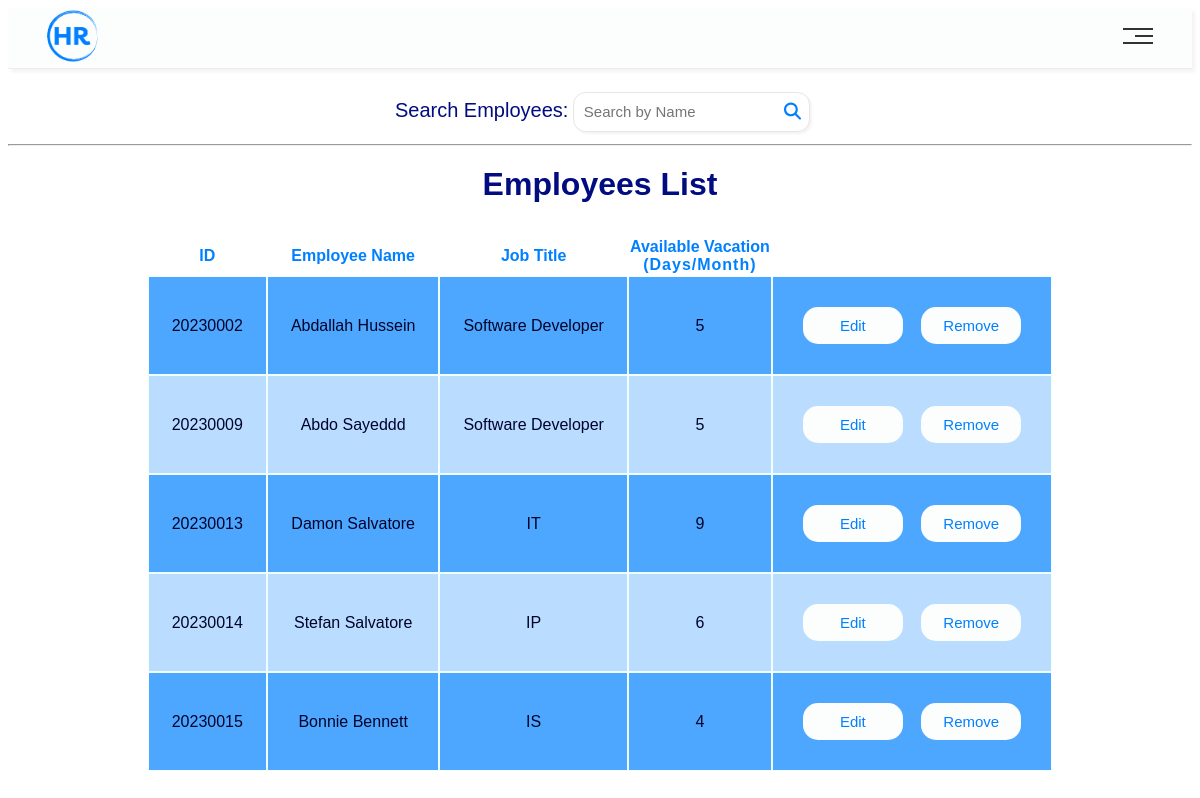
The page /ShowEmployees/ on the database its author committed.
### main/models.py (models this page shows, shortened)
class Employee(models.Model):
    ID = models.BigAutoField(primary_key=True, verbose_name='ID')
    userName = models.CharField(max_length=100)
    Email = models.CharField(max_length=255)
    phoneNum = models.IntegerField()
    address = models.CharField(max_length=255)
    birthDate = models.DateField()
    gender = models.CharField(max_length=10)
    jobTitle = models.CharField(max_length=64)
    maritalStatus = models.CharField(max_length=64)
    salary = models.IntegerField()
    vacationDays = models.IntegerField()

### main/views.py (the view)
# urls.py: path('ShowEmployees/', views.ShowEmployees, name='ShowEmployees'),
def ShowEmployees(request):
    context = {
        "Employees": Employee.objects.all()
    }
    return render(request, 'HRWebsite/Show Employees.html', context)

### main/templates/HRWebsite/Show Employees.html (shortened to what this page needs)
<!DOCTYPE html>
<html lang="en">
{% load static %}
<head>
    <link rel="stylesheet" href="{% static 'css/public.css' %}" />
    <link rel="stylesheet" href="{% static 'css/Navbar.css' %}" />
    <link rel="stylesheet" href="{% static 'css/Table.css' %}" />
    <link rel="stylesheet" href="https://use.fontawesome.com/releases/v5.15.3/css/all.css">
  </head>
  <body>
  {% include 'Navbar/HRNavBar.html' %}
  <section class="Conatiner">
    <form method="post">
      <label class="search">Search Employees: </label>
      <input class="srchfield" type="search" name="Search" placeholder="Search by Name" />
      <hr>
    </form>
      <table class="table">
        <caption class="caption">
          Employees List
        </caption>
        <thead>
          <tr>
            <th>ID</th>
            <th>Employee Name</th>
            <th>Job Title</th>
            <th>Available Vacation<span class="span">(Days/Month)</span></th>
          </tr>
        </thead>
        <tbody>
          {% for emp in Employees%}
          <tr>
            <td id= "ID">{{ emp.ID }}</td>
            <td>{{ emp.userName }}</td>
            <td>{{ emp.jobTitle }}</td>
            <td>{{ emp.vacationDays }}</td>
            <td>
            <div><button class = "edit">Edit</button></div>
            <div><button class = "remove">Remove</button></div>
            </td>
          </tr>
          {% endfor %}
        </tbody>
      </table>
  </body>
</html>

### main/static/css/public.css (style rules this page uses)
body { font-family: Arial, Helvetica, sans-serif; }
* { box-sizing: border-box; caret-color: rgba(0, 128, 255, 0.851); }
:root { --main-color: rgb(0, 128, 255); --white-color: azure; --shadow-color: rgba(185, 167, 167, 0.134); --raduis-size: 20px; }
section { padding: 20px; box-shadow: 3px 3px 3px var(--shadow-color); border-radius: var(--raduis-size); text-align: center; }
label { font-weight: bold; font-size: larger; font-family: sans-serif; color: var(--main-color); }
input:not([type="submit"]) { padding: 10px; border: 1.7px solid rgb(232, 229, 229); border-radius: 12.5px; box-shadow: 2px 2px 2px var(--shadow-color); transition: 1s; font-size: 16px; outline: none; }

### main/static/css/Navbar.css (style rules this page uses)
:root { --main-color: rgb(0, 128, 255); --white-color: rgb(252, 253, 253); --shadow-color: rgba(185, 167, 167, 0.134); }

### main/static/css/Table.css (style rules this page uses)
* { font-family: Arial, Helvetica, sans-serif; }
section { border: none; box-shadow: none; padding: 0; }
.table { padding: 20px; margin: auto; margin-top: 20px; }
.table tbody tr td { margin-left: 10px; padding: 23px; text-align: center; outline: 1px solid azure; color: #00042a; }
.table tbody tr:nth-child(odd) { background-color: #1e90ffc9; }
.table tbody tr:nth-child(even) { background-color: #1e8fff4e; }
.table thead tr th { color: var(--main-color); }
.table tbody tr td button { padding: 10px 20px; font-size: 15px; font-weight: 500; background-color: var(--white-color); color: var(--main-color); outline: none; border: none; border-radius: 15px; cursor: pointer; box-sizing: border-box; width: 100px; text-overflow: ellipsis; }
.table tbody tr td div { display: inline-block; margin: 7px; }
.span { display: block; letter-spacing: 1px; }
.caption { margin-bottom: 12px; font-size: xx-large; font-weight: bold; color: #010c80; }
.search { color: #010c80; font-weight: normal; font-size: 20px; display: inline-block; margin-top: 30px; }
.srchfield { width: 20%; }
.srchfield::placeholder { font-size: 15px; }
hr { margin-top: 12px; }
svg { width: 21px; height: 34px; margin-left: -30px; position: relative; top: 11px; padding-right: 4px; }

### rows shown on the page
Employee: ID "20230002", userName "Abdallah Hussein", jobTitle "Software Developer", vacationDays "5"
Employee: ID "20230009", userName "Abdo Sayeddd", jobTitle "Software Developer", vacationDays "5"
Employee: ID "20230013", userName "Damon Salvatore", jobTitle "IT", vacationDays "9"
Employee: ID "20230014", userName "Stefan Salvatore", jobTitle "IP", vacationDays "6"
Employee: ID "20230015", userName "Bonnie Bennett", jobTitle "IS", vacationDays "4"
